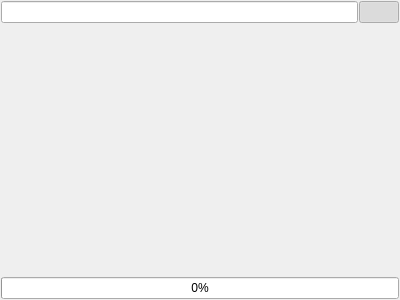
<?xml version="1.0" encoding="UTF-8"?>
<ui version="4.0">
 <class>WebPageForm</class>
 <widget class="QWidget" name="WebPageForm">
  <property name="geometry">
   <rect>
    <x>0</x>
    <y>0</y>
    <width>400</width>
    <height>300</height>
   </rect>
  </property>
  <property name="windowTitle">
   <string>Form</string>
  </property>
  <layout class="QVBoxLayout" name="verticalLayout">
   <property name="spacing">
    <number>1</number>
   </property>
   <property name="leftMargin">
    <number>1</number>
   </property>
   <property name="topMargin">
    <number>1</number>
   </property>
   <property name="rightMargin">
    <number>1</number>
   </property>
   <property name="bottomMargin">
    <number>1</number>
   </property>
   <item>
    <layout class="QHBoxLayout" name="horizontalLayout">
     <property name="spacing">
      <number>1</number>
     </property>
     <item>
      <widget class="QLineEdit" name="urlEdit"/>
     </item>
     <item>
      <widget class="QPushButton" name="changeMobileModeButton">
       <property name="text">
        <string/>
       </property>
       <property name="icon">
        <iconset resource="KanmusuMemory.qrc">
         <normaloff>:/resources/mobile_icon_off.png</normaloff>
         <normalon>:/resources/mobile_icon_on.png</normalon>:/resources/mobile_icon_off.png</iconset>
       </property>
       <property name="checkable">
        <bool>true</bool>
       </property>
       <property name="checked">
        <bool>true</bool>
       </property>
      </widget>
     </item>
    </layout>
   </item>
   <item>
    <widget class="WebView" name="webView" native="true">
     <property name="url" stdset="0">
      <url>
       <string>about:blank</string>
      </url>
     </property>
    </widget>
   </item>
   <item>
    <widget class="QProgressBar" name="progressBar">
     <property name="value">
      <number>0</number>
     </property>
    </widget>
   </item>
  </layout>
 </widget>
 <customwidgets>
  <customwidget>
   <class>WebView</class>
   <extends>QWidget</extends>
   <header>webview.h</header>
   <container>1</container>
  </customwidget>
 </customwidgets>
 <resources>
  <include location="KanmusuMemory.qrc"/>
 </resources>
 <connections/>
</ui>
